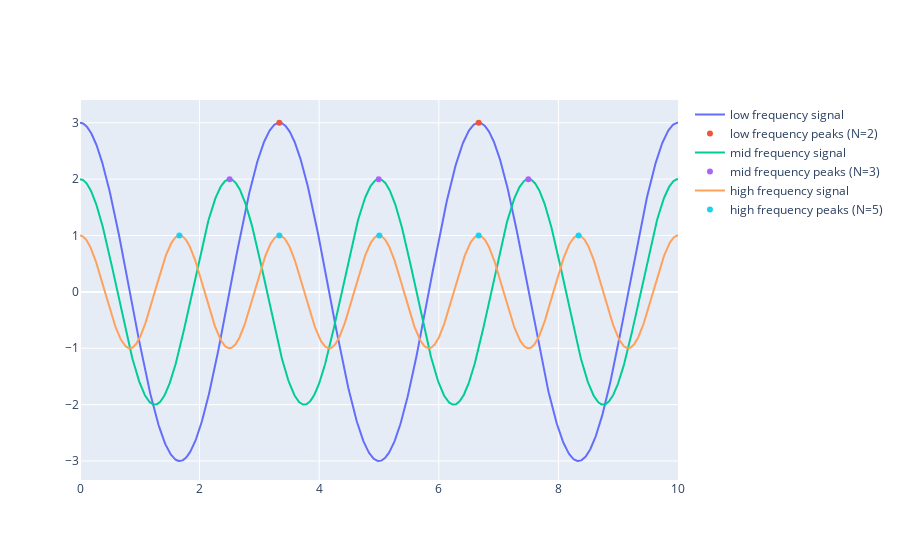

Notebook cell for this chart:
### Code cell
# Find peaks and plot their locations in the data
fig2 = go.Figure()

for name in column_names:
    y = df[name]
    peak_indices, _ = signal.find_peaks(y)
    y_trace = go.Scatter(x=t, y=y, name=f"{name} frequency signal")
    peaks_trace = go.Scatter(x=t[peak_indices],
                             y=y[peak_indices],
                             name=f"{name} frequency peaks (N={len(peak_indices)})",
                             mode="markers")
    fig2.add_traces([y_trace, peaks_trace])

fig2.show()

### Figure 1 — Plotly figure (JSON) as saved in the notebook; plotly's stock layout.template omitted (floating-point values rounded to 4 significant figures; data arrays with more than 128 entries replaced by an {"elided": "..."} marker saying what was removed)
{"data": [{"name": "low frequency signal", "x": {"elided": "1000 float values"}, "y": {"elided": "1000 float values"}, "type": "scatter"}, {"mode": "markers", "name": "low frequency peaks (N=2)", "x": [3.333, 6.667], "y": [3.0, 3.0], "type": "scatter"}, {"name": "mid frequency signal", "x": {"elided": "1000 float values"}, "y": {"elided": "1000 float values"}, "type": "scatter"}, {"mode": "markers", "name": "mid frequency peaks (N=3)", "x": [2.503, 4.995, 7.497], "y": [2.0, 2.0, 2.0], "type": "scatter"}, {"name": "high frequency signal", "x": {"elided": "1000 float values"}, "y": {"elided": "1000 float values"}, "type": "scatter"}, {"mode": "markers", "name": "high frequency peaks (N=5)", "x": [1.662, 3.333, 5.005, 6.667, 8.338], "y": [0.9998, 1.0, 0.9998, 1.0, 0.9998], "type": "scatter"}], "layout": {}}
